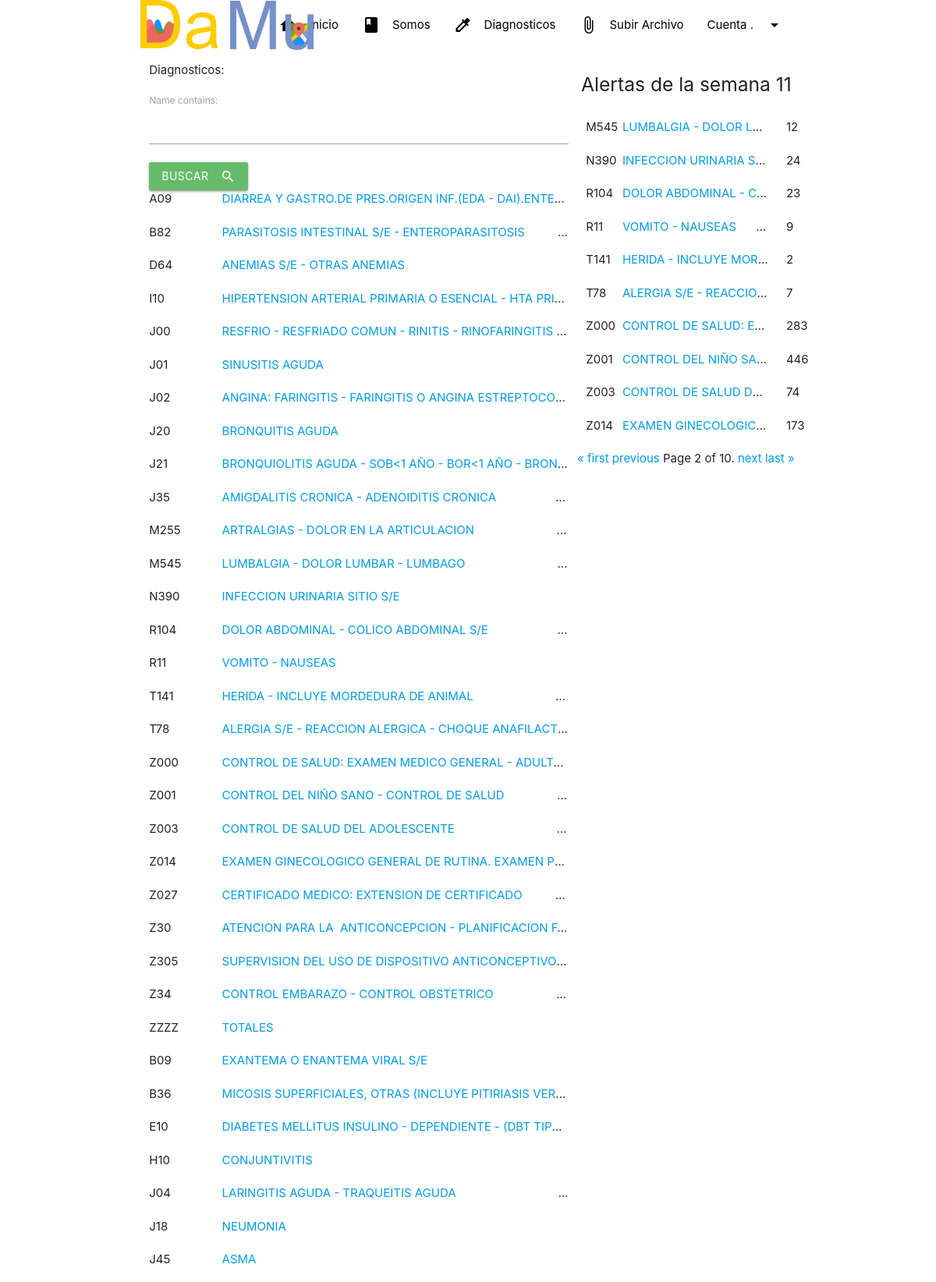
Screenshot of /diagnostics/?page=2 (signed in, upper part) with the database file from the repository.
### dataMun/models.py (models this page shows, shortened)
class Diagnostic(models.Model):
    code = models.CharField(max_length=100)
    name = models.CharField(max_length=100)

class Week(models.Model):
    week = models.IntegerField()
    year = models.IntegerField()
    spread_sheet = models.ForeignKey(SpreadSheet,on_delete=models.CASCADE,blank=True, null=True)
    creation = models.DateTimeField(auto_now_add=True)

### dataMun/views.py (the view)
# urls.py: path('diagnostics/',diagnosticsView, name="diagnostics"),
@user_passes_test(lambda u:u.is_staff)
def diagnosticsView(request):
    diagnostic_filter = DiagnosticFilter(request.GET)
    year = datetime.datetime.now().year
    weeks = Week.objects.filter(year=year)
    max_week = weeks[0]
    for week in weeks:
        if week.week > max_week.week:
            max_week = week
    diagnostics = Diagnostic.objects.all()
    diagnostic_cases = DiagnosticCases.objects.all()
    alerts = []
    diagn_cod = []
    for diagnostic in diagnostics:
        if len(alerts) != 100:
            dots =  GetAlert(diagnostic_cases, diagnostic,max_week,year)
            if dots.cases >= dots.top_rank and dots.cases != 0 and dots.week == max_week.week :
                if diagnostic.code not in diagn_cod:
                    alerts.append({'diagnostic':diagnostic,'cases':dots.cases})
                    diagn_cod.append(diagnostic.code)
        else:
            break
    alerts
    paginator = Paginator(alerts,10)
    page_number = request.GET.get('page')
    page_obj = paginator.get_page(page_number)
    context = {
        'max_week':max_week,
        'alerts':page_obj,
        'diagnostic_filter':diagnostic_filter,
    }
    return render(request, 'diagnostics.html',context)

### dataMun/script.py (called while the page is built, shortened)
def GetAlert(diagnostic_cases, diagnostic, week,year):
    diag_cases = diagnostic_cases.filter(diagnostic=diagnostic)
    average = 0
    standard_deviation = 0
    cases = 0
    n_years = 0
    year_var = 0
    f = []
    weeks = Week.objects.filter(year__lt=year,week=week.week).order_by('year')
    cases = 0
    dia = diag_cases.filter(week=week)
    for d in dia:
        cases += d.cases
    lower_rank = 0
    top_rank = 0
    if n_years != 0:
        lower_rank = average - (3.18 * standard_deviation / math.sqrt(n_years))
        top_rank = average + (3.18 * standard_deviation / math.sqrt(n_years))
    dots = DotsGraphicAverage(average,week.week, lower_rank, top_rank,cases)
    return dots

### dataMun/templates/diagnostics.html (shortened to what this page needs)
{% extends 'main.html' %}
{% load static %}
{% block content %}
<div class="section white hoverable">
    <div class="row container" >
        <div class="col s8">
            <form method="get">
                Diagnosticos:
                {{ diagnostic_filter.form.as_p }}
                <button class="btn waves-effect waves-light green lighten-1" type="submit" name="action">Buscar
                    <i class="material-icons right">search</i>
                </button>
            </form>
            <div>
                {%for i in diagnostic_filter.qs%}
                    <div class="row " >
                        <div class="col s2" >{{i.code}}</div>
                        <div class="col s10 single-line" ><a href="{% url 'diagnostic'  i.code %}">{{i.name}}</a></div>
                    </div>
                {%endfor%}
            </div>
        </div>
        <div class="col s4" >
            <div class="row center" >
            <h5>Alertas de la semana {{ max_week.week}}</h5>
            </div>
            {% for i in alerts %}
            <div class="row " >
                <div class="col s2" >{{i.diagnostic.code}}</div>
                <div class="col s9 single-line" ><a href="{% url 'diagnostic'  i.diagnostic.code %}">{{i.diagnostic.name}}</a></div>
                <div class="col s1" >{{i.cases}}</div>
            </div>
            {% endfor %}
            <div class="row left" >
                <div class="pagination">
                    <span class="step-links">
                        {% if alerts.has_previous %}
                            <a href="?page=1">&laquo; first</a>
                            <a href="?page={{ alerts.previous_page_number }}">previous</a>
                        {% endif %}
                        <span class="current">
                            Page {{ alerts.number }} of {{ alerts.paginator.num_pages }}.
                        </span>
                        {% if alerts.has_next %}
                            <a href="?page={{ alerts.next_page_number }}">next</a>
                            <a href="?page={{ alerts.paginator.num_pages }}">last &raquo;</a>
                        {% endif %}
                    </span>
                </div>
            </div>
        </div>
    </div>
</div>
{%endblock%}

### dataMun/templates/main.html (style rules this page uses)
body { display: flex; min-height: 100vh; flex-direction: column; }

### dataMun/templates/diagnostics.html (style rules this page uses)
.single-line { text-overflow: ellipsis; overflow: hidden; white-space: pre; width:100% }

### rows the page displays
Diagnostic: code "A09", name "DIARREA Y GASTRO.DE PRES.ORIGEN INF.(EDA - DAI).ENTE…"
Diagnostic: code "B82", name "PARASITOSIS INTESTINAL S/E - ENTEROPARASITOSIS…"
Diagnostic: code "D64", name "ANEMIAS S/E - OTRAS ANEMIAS"
Diagnostic: code "I10", name "HIPERTENSION ARTERIAL PRIMARIA O ESENCIAL - HTA PRI…"
Diagnostic: code "J00", name "RESFRIO - RESFRIADO COMUN - RINITIS - RINOFARINGITIS…"
Diagnostic: code "J01", name "SINUSITIS AGUDA"
Diagnostic: code "J02", name "ANGINA: FARINGITIS - FARINGITIS O ANGINA ESTREPTOCO…"
Diagnostic: code "J20", name "BRONQUITIS AGUDA"
Diagnostic: code "J21", name "BRONQUIOLITIS AGUDA - SOB<1 AÑO - BOR<1 AÑO - BRON…"
Diagnostic: code "J35", name "AMIGDALITIS CRONICA - ADENOIDITIS CRONICA…"
Diagnostic: code "M255", name "ARTRALGIAS - DOLOR EN LA ARTICULACION…"
Diagnostic: code "M545", name "LUMBALGIA - DOLOR LUMBAR - LUMBAGO…", diagnostic.code "M545", diagnostic.name "LUMBALGIA - DOLOR L…", cases "12"
Diagnostic: code "N390", name "INFECCION URINARIA SITIO S/E", diagnostic.code "N390", diagnostic.name "INFECCION URINARIA S…", cases "24"
Diagnostic: code "R104", name "DOLOR ABDOMINAL - COLICO ABDOMINAL S/E…", diagnostic.code "R104", diagnostic.name "DOLOR ABDOMINAL - C…", cases "23"
Diagnostic: code "R11", name "VOMITO - NAUSEAS", diagnostic.code "R11", diagnostic.name "VOMITO - NAUSEAS…", cases "9"
Diagnostic: code "T141", name "HERIDA - INCLUYE MORDEDURA DE ANIMAL…", diagnostic.code "T141", diagnostic.name "HERIDA - INCLUYE MOR…", cases "2"
Diagnostic: code "T78", name "ALERGIA S/E - REACCION ALERGICA - CHOQUE ANAFILACT…", diagnostic.code "T78", diagnostic.name "ALERGIA S/E - REACCIO…", cases "7"
Diagnostic: code "Z000", name "CONTROL DE SALUD: EXAMEN MEDICO GENERAL - ADULT…", diagnostic.code "Z000", diagnostic.name "CONTROL DE SALUD: E…", cases "283"
Diagnostic: code "Z001", name "CONTROL DEL NIÑO SANO - CONTROL DE SALUD…", diagnostic.code "Z001", diagnostic.name "CONTROL DEL NIÑO SA…", cases "446"
Diagnostic: code "Z003", name "CONTROL DE SALUD DEL ADOLESCENTE…", diagnostic.code "Z003", diagnostic.name "CONTROL DE SALUD D…", cases "74"
Diagnostic: code "Z014", name "EXAMEN GINECOLOGICO GENERAL DE RUTINA. EXAMEN P…", diagnostic.code "Z014", diagnostic.name "EXAMEN GINECOLOGIC…", cases "173"
Diagnostic: code "Z027", name "CERTIFICADO MEDICO: EXTENSION DE CERTIFICADO…"
Diagnostic: code "Z30", name "ATENCION PARA LA ANTICONCEPCION - PLANIFICACION F…"
Diagnostic: code "Z305", name "SUPERVISION DEL USO DE DISPOSITIVO ANTICONCEPTIVO…"
Diagnostic: code "Z34", name "CONTROL EMBARAZO - CONTROL OBSTETRICO…"
Diagnostic: code "ZZZZ", name "TOTALES"
Diagnostic: code "B09", name "EXANTEMA O ENANTEMA VIRAL S/E"
Diagnostic: code "B36", name "MICOSIS SUPERFICIALES, OTRAS (INCLUYE PITIRIASIS VER…"
Diagnostic: code "E10", name "DIABETES MELLITUS INSULINO - DEPENDIENTE - (DBT TIP…"
Diagnostic: code "H10", name "CONJUNTIVITIS"
Diagnostic: code "J04", name "LARINGITIS AGUDA - TRAQUEITIS AGUDA…"
Diagnostic: code "J18", name "NEUMONIA"
Diagnostic: code "J45", name "ASMA"
Week: week "11"

### other values shown
{{ alerts.number }} "2"
{{ alerts.paginator.num_pages }} "10"
